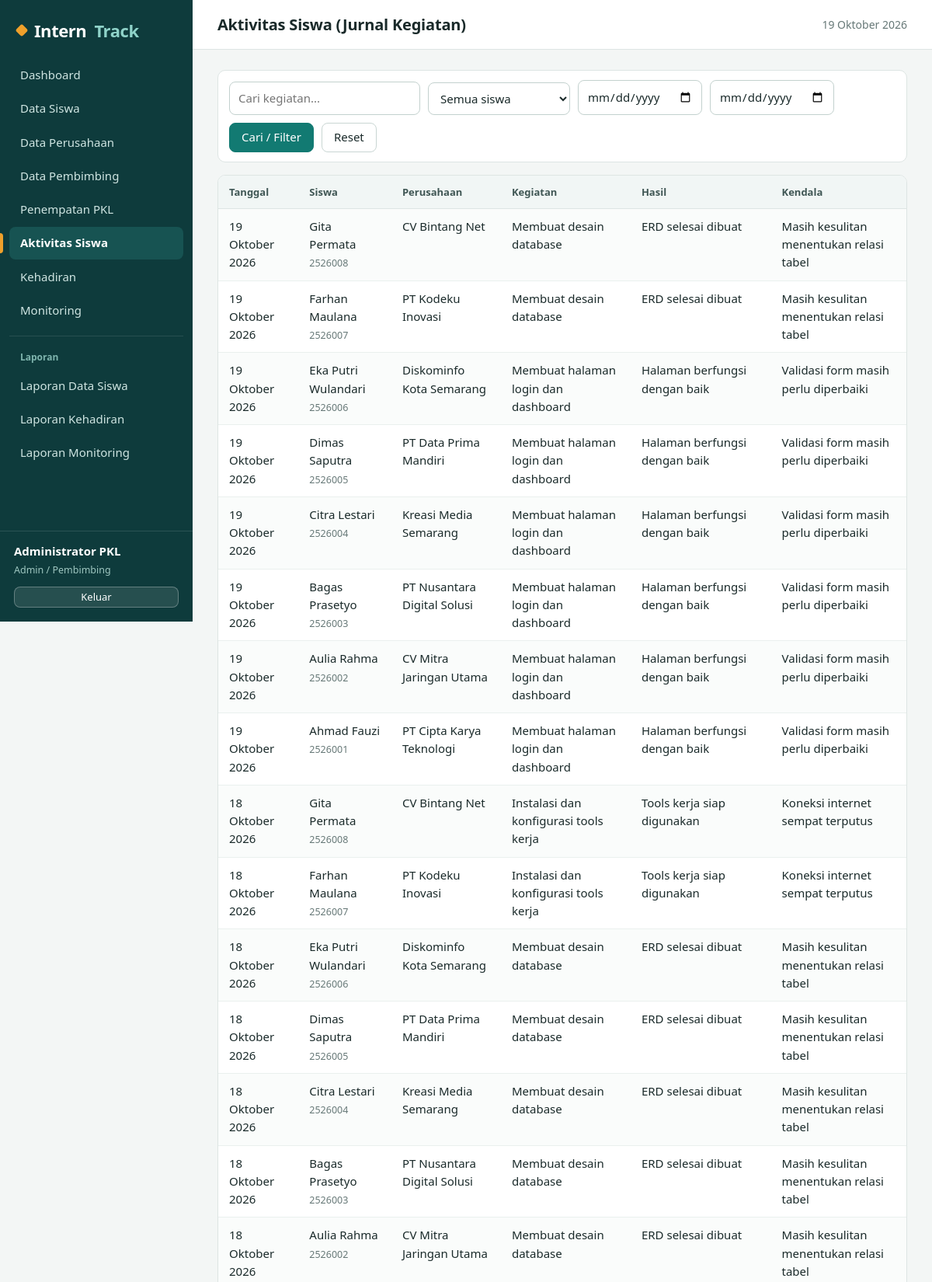
/admin/jurnal.php (signed in, upper part), run on the app's committed database.
### tables this page shows
CREATE TABLE jurnal (
  id_jurnal     INT AUTO_INCREMENT PRIMARY KEY,
  id_penempatan INT NOT NULL,
  tanggal       DATE NOT NULL,
  kegiatan      TEXT NOT NULL,
  hasil         TEXT,
  kendala       TEXT,
  created_at    TIMESTAMP DEFAULT CURRENT_TIMESTAMP,
  CONSTRAINT fk_jurnal_pen FOREIGN KEY (id_penempatan) REFERENCES penempatan(id_penempatan) ON DELETE CASCADE
);

CREATE TABLE siswa (
  id_siswa INT AUTO_INCREMENT PRIMARY KEY,
  id_user  INT NOT NULL UNIQUE,
  nis      VARCHAR(20)  NOT NULL UNIQUE,
  nama     VARCHAR(100) NOT NULL,
  kelas    VARCHAR(20),
  jurusan  VARCHAR(60),
  no_hp    VARCHAR(20),
  alamat   VARCHAR(255),
  CONSTRAINT fk_siswa_user FOREIGN KEY (id_user) REFERENCES users(id_user) ON DELETE CASCADE
);

CREATE TABLE perusahaan (
  id_perusahaan   INT AUTO_INCREMENT PRIMARY KEY,
  nama_perusahaan VARCHAR(120) NOT NULL,
  alamat          VARCHAR(255),
  bidang          VARCHAR(100),
  kontak          VARCHAR(30)
);

### admin/jurnal.php (the view, shortened to what this page needs)
<?php
require_once __DIR__ . '/../config/app.php';
$pdo = db();
$q  = trim($_GET['q'] ?? '');
$fs = (int)($_GET['siswa'] ?? 0);
$dr = $_GET['dari'] ?? '';
$sd = $_GET['sampai'] ?? '';
$w  = ['(j.kegiatan LIKE ? OR j.hasil LIKE ? OR j.kendala LIKE ?)'];
$pr = ["%$q%", "%$q%", "%$q%"];
$st = $pdo->prepare(
    'SELECT j.*, s.nama, s.nis, pr.nama_perusahaan
     FROM jurnal j
     JOIN penempatan p ON p.id_penempatan = j.id_penempatan
     JOIN siswa s ON s.id_siswa = p.id_siswa
     JOIN perusahaan pr ON pr.id_perusahaan = p.id_perusahaan
     WHERE ' . implode(' AND ', $w) . ' ORDER BY j.tanggal DESC, j.id_jurnal DESC'
);
$st->execute($pr);
$rows = $st->fetchAll();
$listSiswa = $pdo->query('SELECT s.id_siswa, s.nama FROM siswa s JOIN penempatan p ON p.id_siswa = s.id_siswa ORDER BY s.nama')->fetchAll();
include __DIR__ . '/../includes/header.php';
?>
<form class="toolbar" method="get">
    <div class="fg"><input type="search" name="q" value="<?= e($q) ?>" placeholder="Cari kegiatan..."></div>
    <div class="fg"><select name="siswa"><?= opsi($listSiswa, 'id_siswa', 'nama', $fs, 'Semua siswa') ?></select></div>
    <div class="fg"><input type="date" name="dari" value="<?= e($dr) ?>" title="Dari tanggal"></div>
    <div class="fg"><input type="date" name="sampai" value="<?= e($sd) ?>" title="Sampai tanggal"></div>
    <button class="btn btn-primary" type="submit">Cari / Filter</button>
    <a class="btn" href="<?= url('admin/jurnal.php') ?>">Reset</a>
</form>
<div class="table-wrap"><table class="tbl">
    <tr><th>Tanggal</th><th>Siswa</th><th>Perusahaan</th><th>Kegiatan</th><th>Hasil</th><th>Kendala</th></tr>
    <?php foreach ($rows as $r): ?>
    <tr>
        <td><?= tgl_id($r['tanggal']) ?></td>
        <td><?= e($r['nama']) ?><br><small class="muted-t"><?= e($r['nis']) ?></small></td>
        <td><?= e($r['nama_perusahaan']) ?></td>
        <td><?= e($r['kegiatan']) ?></td><td><?= e($r['hasil']) ?></td><td><?= e($r['kendala']) ?></td>
    </tr>
    <?php endforeach; if (!$rows): ?><tr><td colspan="6" class="empty">Belum ada jurnal.</td></tr><?php endif; ?>
</table></div>
<?php include __DIR__ . '/../includes/footer.php'; ?>

### assets/css/style.css (style rules this page uses)
:root { --ink:#0E3B3C; --ink-2:#175352; --teal:#127A72; --teal-d:#0C5D57; --teal-l:#E3F1EE; --amber:#EFA02B; --amber-l:#FDF1DC; --bg:#F3F6F5; --card:#fff; --line:#DDE5E3; --tx:#1A2A2A; --mut:#667877; --ok:#14633A; --ok-l:#E1F4E8; --info:#1D5A87; --info-l:#E0EEF8; --warn:#8A5A00; --warn-l:#FDF0D5; --bad:#9C2B1F; --bad-l:#FBE4E1; --muted-l:#ECEFEE; --r:10px; --font:"Segoe UI Variable Text","Segoe UI",system-ui,-apple-system,"Helvetica Neue",Arial,sans-serif; }
* { box-sizing:border-box }
html { -webkit-text-size-adjust:100% }
body { margin:0;font:15px/1.55 var(--font);color:var(--tx);background:var(--bg);display:flex;min-height:100vh }
a { color:var(--teal-d) }
.toolbar { display:flex;gap:10px;flex-wrap:wrap;align-items:flex-end;margin-bottom:16px;background:#fff;border:1px solid var(--line);border-radius:var(--r);padding:12px 14px }
.toolbar .fg { margin:0 }
.btn { display:inline-flex;align-items:center;justify-content:center;gap:6px;border:1px solid #c9d6d3;background:#fff;color:var(--tx);padding:8px 15px;border-radius:8px;cursor:pointer;font:inherit;font-weight:500;text-decoration:none;line-height:1.3;transition:background .15s,border-color .15s }
.btn-primary { background:var(--teal);border-color:var(--teal);color:#fff }
.fg { margin-bottom:15px }
input,select,textarea { width:100%;padding:9px 11px;border:1px solid #c3d1ce;border-radius:8px;font:inherit;background:#fff;color:var(--tx);transition:border-color .15s,box-shadow .15s }
.toolbar input,.toolbar select { width:auto;min-width:160px }
.table-wrap { overflow-x:auto;border:1px solid var(--line);border-radius:var(--r);background:#fff;margin-bottom:18px }
table.tbl { width:100%;border-collapse:collapse }
.tbl th,.tbl td { padding:11px 14px;border-bottom:1px solid #eaf0ee;text-align:left;vertical-align:top }
.tbl th { background:#f1f6f5;font-size:13px;font-weight:650;color:#3f5654;white-space:nowrap;border-bottom:1px solid var(--line);position:sticky;top:0 }
.tbl tbody tr:nth-child(even) td,.tbl tr:nth-child(even) td { background:#fafcfb }
.tbl small { font-size:12.5px }
.muted-t { color:var(--mut) }

### data on the page
jurnal: tanggal "19 Oktober 2026", siswa.nama "Gita Permata", siswa.nis "2526008", perusahaan.nama_perusahaan "CV Bintang Net", kegiatan "Membuat desain database", hasil "ERD selesai dibuat", kendala "Masih kesulitan menentukan relasi tabel"
jurnal: tanggal "19 Oktober 2026", siswa.nama "Farhan Maulana", siswa.nis "2526007", perusahaan.nama_perusahaan "PT Kodeku Inovasi", kegiatan "Membuat desain database", hasil "ERD selesai dibuat", kendala "Masih kesulitan menentukan relasi tabel"
jurnal: tanggal "19 Oktober 2026", siswa.nama "Eka Putri Wulandari", siswa.nis "2526006", perusahaan.nama_perusahaan "Diskominfo Kota Semarang", kegiatan "Membuat halaman login dan dashboard", hasil "Halaman berfungsi dengan baik", kendala "Validasi form masih perlu diperbaiki"
jurnal: tanggal "19 Oktober 2026", siswa.nama "Dimas Saputra", siswa.nis "2526005", perusahaan.nama_perusahaan "PT Data Prima Mandiri", kegiatan "Membuat halaman login dan dashboard", hasil "Halaman berfungsi dengan baik", kendala "Validasi form masih perlu diperbaiki"
jurnal: tanggal "19 Oktober 2026", siswa.nama "Citra Lestari", siswa.nis "2526004", perusahaan.nama_perusahaan "Kreasi Media Semarang", kegiatan "Membuat halaman login dan dashboard", hasil "Halaman berfungsi dengan baik", kendala "Validasi form masih perlu diperbaiki"
jurnal: tanggal "19 Oktober 2026", siswa.nama "Bagas Prasetyo", siswa.nis "2526003", perusahaan.nama_perusahaan "PT Nusantara Digital Solusi", kegiatan "Membuat halaman login dan dashboard", hasil "Halaman berfungsi dengan baik", kendala "Validasi form masih perlu diperbaiki"
jurnal: tanggal "19 Oktober 2026", siswa.nama "Aulia Rahma", siswa.nis "2526002", perusahaan.nama_perusahaan "CV Mitra Jaringan Utama", kegiatan "Membuat halaman login dan dashboard", hasil "Halaman berfungsi dengan baik", kendala "Validasi form masih perlu diperbaiki"
jurnal: tanggal "19 Oktober 2026", siswa.nama "Ahmad Fauzi", siswa.nis "2526001", perusahaan.nama_perusahaan "PT Cipta Karya Teknologi", kegiatan "Membuat halaman login dan dashboard", hasil "Halaman berfungsi dengan baik", kendala "Validasi form masih perlu diperbaiki"
jurnal: tanggal "18 Oktober 2026", siswa.nama "Gita Permata", siswa.nis "2526008", perusahaan.nama_perusahaan "CV Bintang Net", kegiatan "Instalasi dan konfigurasi tools kerja", hasil "Tools kerja siap digunakan", kendala "Koneksi internet sempat terputus"
jurnal: tanggal "18 Oktober 2026", siswa.nama "Farhan Maulana", siswa.nis "2526007", perusahaan.nama_perusahaan "PT Kodeku Inovasi", kegiatan "Instalasi dan konfigurasi tools kerja", hasil "Tools kerja siap digunakan", kendala "Koneksi internet sempat terputus"
jurnal: tanggal "18 Oktober 2026", siswa.nama "Eka Putri Wulandari", siswa.nis "2526006", perusahaan.nama_perusahaan "Diskominfo Kota Semarang", kegiatan "Membuat desain database", hasil "ERD selesai dibuat", kendala "Masih kesulitan menentukan relasi tabel"
jurnal: tanggal "18 Oktober 2026", siswa.nama "Dimas Saputra", siswa.nis "2526005", perusahaan.nama_perusahaan "PT Data Prima Mandiri", kegiatan "Membuat desain database", hasil "ERD selesai dibuat", kendala "Masih kesulitan menentukan relasi tabel"
jurnal: tanggal "18 Oktober 2026", siswa.nama "Citra Lestari", siswa.nis "2526004", perusahaan.nama_perusahaan "Kreasi Media Semarang", kegiatan "Membuat desain database", hasil "ERD selesai dibuat", kendala "Masih kesulitan menentukan relasi tabel"
jurnal: tanggal "18 Oktober 2026", siswa.nama "Bagas Prasetyo", siswa.nis "2526003", perusahaan.nama_perusahaan "PT Nusantara Digital Solusi", kegiatan "Membuat desain database", hasil "ERD selesai dibuat", kendala "Masih kesulitan menentukan relasi tabel"
jurnal: tanggal "18 Oktober 2026", siswa.nama "Aulia Rahma", siswa.nis "2526002", perusahaan.nama_perusahaan "CV Mitra Jaringan Utama", kegiatan "Membuat desain database", hasil "ERD selesai dibuat", kendala "Masih kesulitan menentukan relasi tabel"

### other printed values
$m[0] "Dashboard"
$m[0] "Data Siswa"
$m[0] "Data Perusahaan"
$m[0] "Data Pembimbing"
$m[0] "Penempatan PKL"
$m[0] "Aktivitas Siswa"
$m[0] "Kehadiran"
$m[0] "Monitoring"
$m[0] "Laporan"
$m[0] "Laporan Data Siswa"
$m[0] "Laporan Kehadiran"
$m[0] "Laporan Monitoring"
$u['nama'] "Administrator PKL"
$judul "Aktivitas Siswa (Jurnal Kegiatan)"
form field siswa "Semua siswa"
